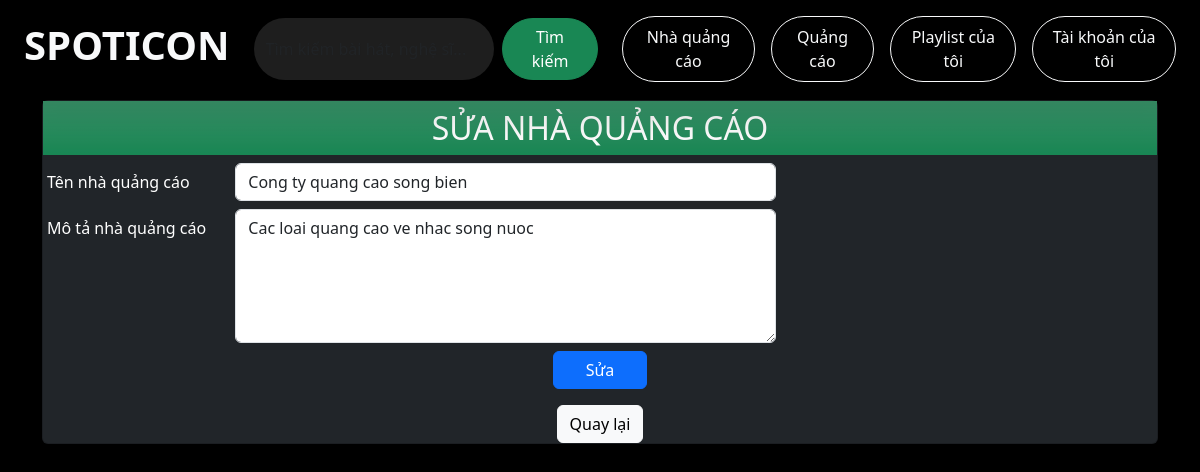
Screenshot of /advertiser_modifier.php?idAds=1 (signed in) with the database file from the repository.
### tables this page shows
CREATE TABLE NHA_QUANG_CAO (
    ID INT AUTO_INCREMENT,
    Mo_ta TEXT,
     
    Ten_don_vi_quang_cao VARCHAR(255) NOT NULL, 
    PRIMARY KEY (ID)
);

### advertiser_modifier.php (the view, shortened to what this page needs)
<!DOCTYPE html>
<html lang="en">
<head>
    <link href="https://cdn.jsdelivr.net/npm/bootstrap@5.3.3/dist/css/bootstrap.min.css" rel="stylesheet">
    <link rel="stylesheet" href="./assets/fonts/themify-icons/themify-icons.css">
    <link rel="stylesheet" href="./assets/css/song_page.css">
    <link rel="stylesheet" href="./assets/css/responsive.css">
</head>
<body class="bg-black">
    <div class="header container-fluid border-bottom-0 d-flex align-items-center bg-black fixed-top py-3 px-4 shadow-lg">
        <a href="homePage.php" class="text-decoration-none">
            <h1 class="header__title me-4 fw-bold text-uppercase text-light">Spoticon</h1>
        </a>
        <form class="d-flex flex-grow-1" role="search" method="GET" action="search.php">
            <input id="Search" class="form-control me-2 rounded-pill border-0 shadow-sm" type="text" name="query" placeholder="Tìm kiếm bài hát, nghệ sĩ..." aria-label="Search" style="max-width: 600px; background-color: #1e1e1e; color: #fff;">
            <button class="btn btn-success rounded-pill px-4" type="submit">Tìm kiếm</button>
        </form>
        <div class="ms-4 d-flex gap-3">
            <a href="advertiser_list.php" class="text-decoration-none text_light">
                <button type="button" class="btn btn-outline-light rounded-pill px-3 py-2">Nhà quảng cáo</button>
            </a>
            <a href="advertisement_list.php" class="text-decoration-none text_light">
                <button type="button" class="btn btn-outline-light rounded-pill px-3 py-2">Quảng cáo</button>
            </a>
            <?php
            echo '
            <a class="text-decoration-none text_light" href="playlist.php?id='. $_SESSION['user_id'] .'">
                <button type="button" class="btn btn-outline-light rounded-pill px-3 py-2">Playlist của tôi</button>
            </a>
            ';
            ?>
            <a href="user_account_page.php">
                <button type="button" class="btn btn-outline-light rounded-pill px-3 py-2">Tài khoản của tôi</button>
            </a>
        </div>
    </div>
    <div id='song-description' class='container'>
        <div class='card bg-dark text-white shadow-lg'>
            <div class='bg-success bg-gradient p-2'>
                <h2 class='card-title text-center text-uppercase mb-0'>SỬA NHÀ QUẢNG CÁO</h2>
            </div>
            <?php
            include 'connect.php';
            $idAds = $_GET['idAds'];
            $statement = $db->prepare("SELECT * FROM NHA_QUANG_CAO WHERE ID=$idAds");
            $statement->execute();
            $result = $statement->fetch();
            $name = $result['Ten_don_vi_quang_cao'];
            $des = $result['Mo_ta'];
            echo "
            <form method='post' action='modifyAdvertiser.php?idCom=$idAds' id='addNewContract'>
                <div class='form-group row mt-2'>
                    <label for='name-advertiser' class='col-sm-2 col-form-label'>Tên nhà quảng cáo</label>
                    <div class='col-8 col-md-6'>
                        <input type='text' class='form-control' id='name-advertiser' placeholder='Nhập tên nhà quảng cáo' name='advertiser_name' value='$name' required>
                    </div>
                </div>
                <div class='form-group row mt-2'>
                    <label for='description-advertiser' class='col-sm-2 col-form-label'>Mô tả nhà quảng cáo</label>
                    <div class='col-8 col-md-6'>
                        <textarea class='form-control' id='description-advertiser' placeholder='Nhập mô tả nhà quảng cáo' name='description' rows='5'>$des</textarea>
                    </div>
                </div>
                <div class='form-group row mt-2 d-flex justify-content-center'>
                    <button class='btn btn-primary col-2 col-md-1' type='submit'>Sửa</button>
                </div>
            </form>
            ";
            ?>
            <div class="mt-3 d-flex justify-content-center">
                <a href="advertiser_list.php">
                <button class="btn btn-light">Quay lại</button>
                </a>
            </div>
    </div>
</body>
</html>

### assets/css/song_page.css (style rules this page uses)
* { padding: 0; margin: 0; box-sizing: border-box; }
html { font-family: Arial, Helvetica, sans-serif; scroll-behavior: smooth; }
.row { margin-left: -8px; margin-right: -8px; }
.row::after { content: ""; display: block; clear: both; }
.text-center { text-align: center !important; }
#song-description { margin-top: 100px; }

### rows the page displays
nha_quang_cao: advertiser_name "Cong ty quang cao song bien", description "Cac loai quang cao ve nhac song nuoc"
